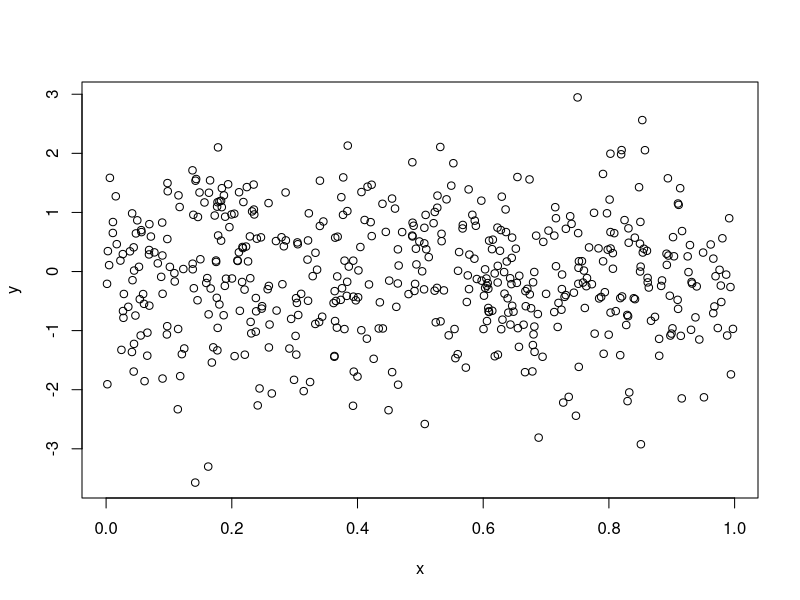
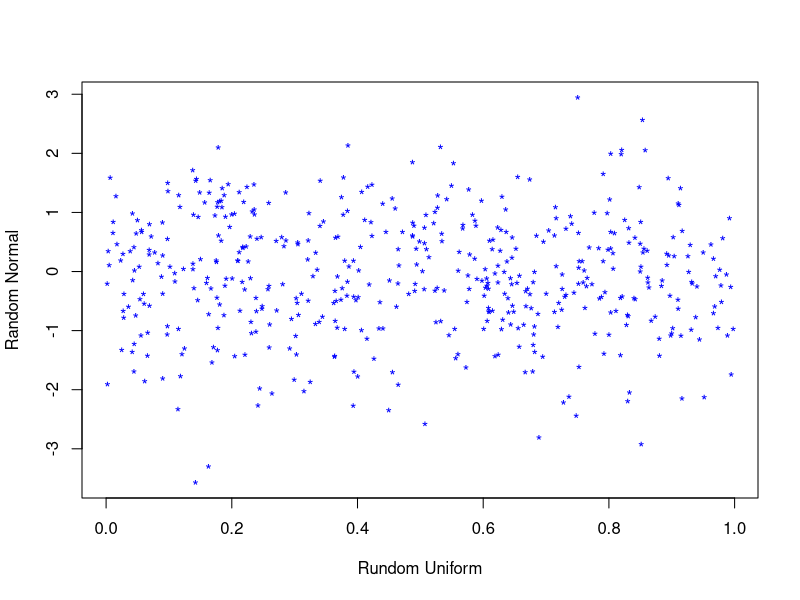
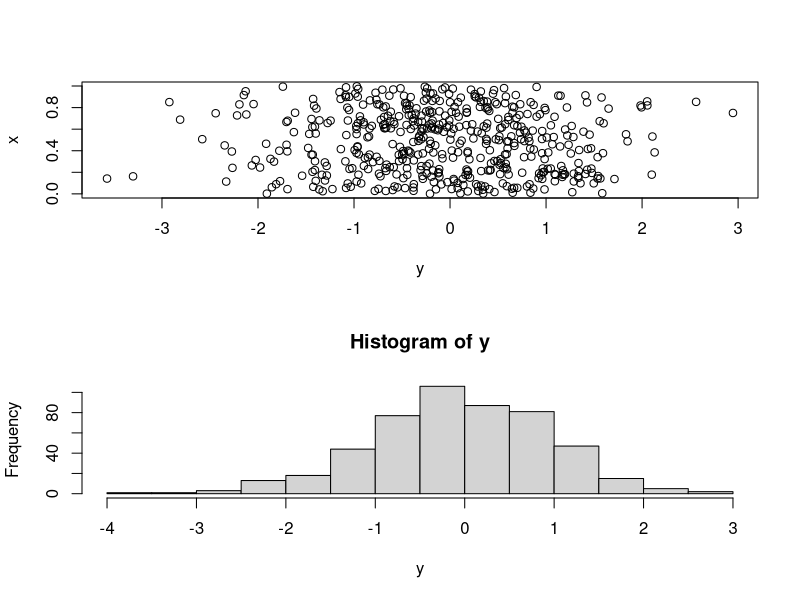
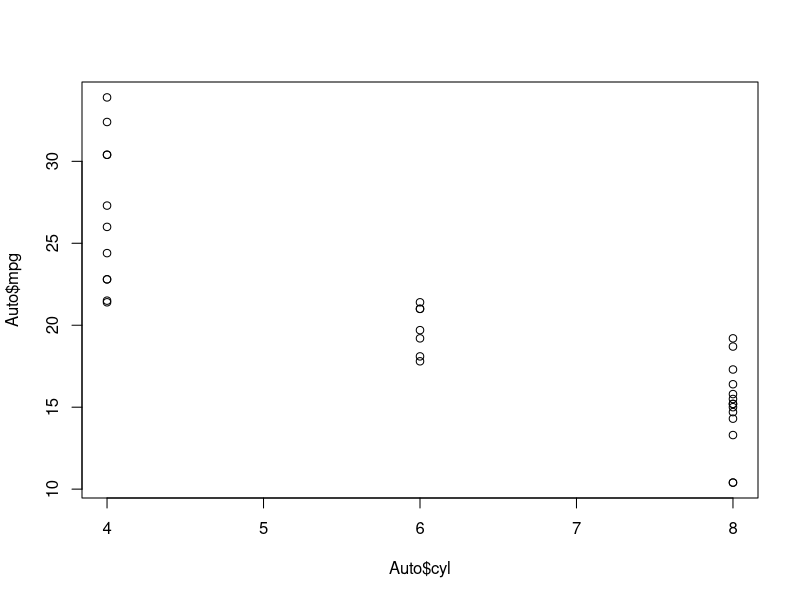
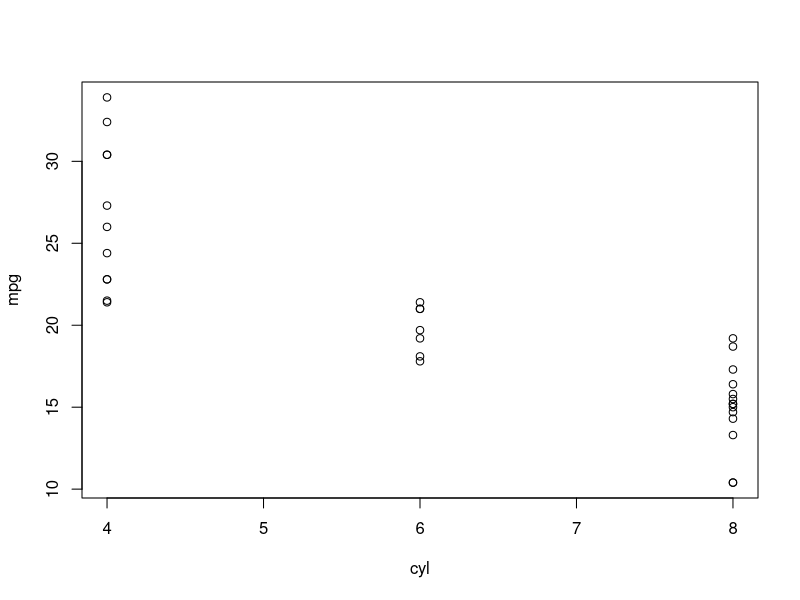
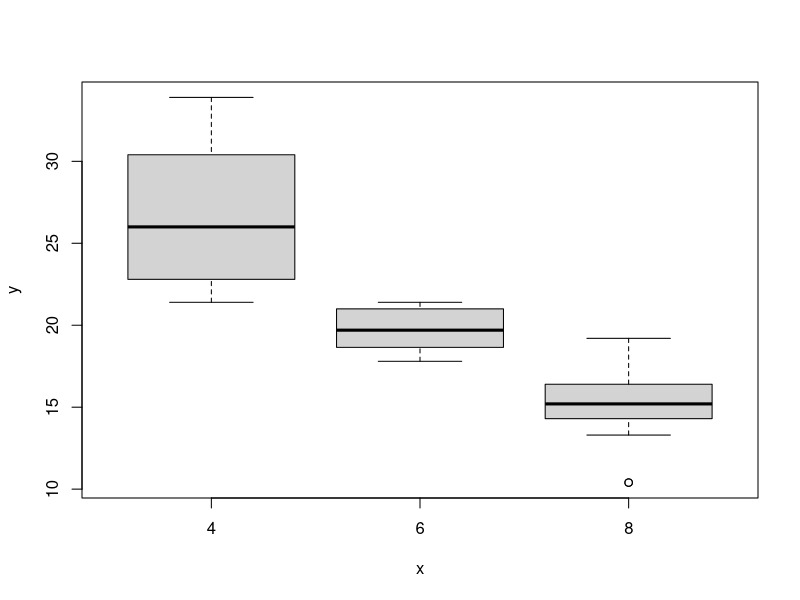

Recreate these plots in R, in order.
### vectors, data, matrices, subsetting
x=c(2,7,5)
x
y=seq(from=4,length=3,by=3)
?seq
y
x+y
x/y
x*y
x[2]
x[2:3]
x[-2]
x[-c(1,2)]
z=matrix(seq(1,12),4,3)
z
z[3:4,2:3]
z[,2:3]
z[,1]
z[,1,drop=FALSE]
dim(z)
ls()
rm(y)
ls()
### Generating random data, graphics
x=runif(500)
y=rnorm(500)
plot(x,y)
plot(x,y,xlab="Rundom Uniform",ylab="Random Normal",pch="*",col="blue")
par(mfrow=c(2,1))
plot(y,x)
hist(y)
par(mfrow=c(1,1))
### Reading in data
library(MASS)
data()
#Auto=csv("Auto.csv")
Auto <- mtcars
Auto
names(Auto)
dim(Auto)
class(Auto)
summary(Auto)
plot(Auto$cyl, Auto$mpg)
attach(Auto)
search()
plot(cyl,mpg)
cylinders=as.factor(cyl)
cylinders
plot(cylinders,mpg)
?as.factor
